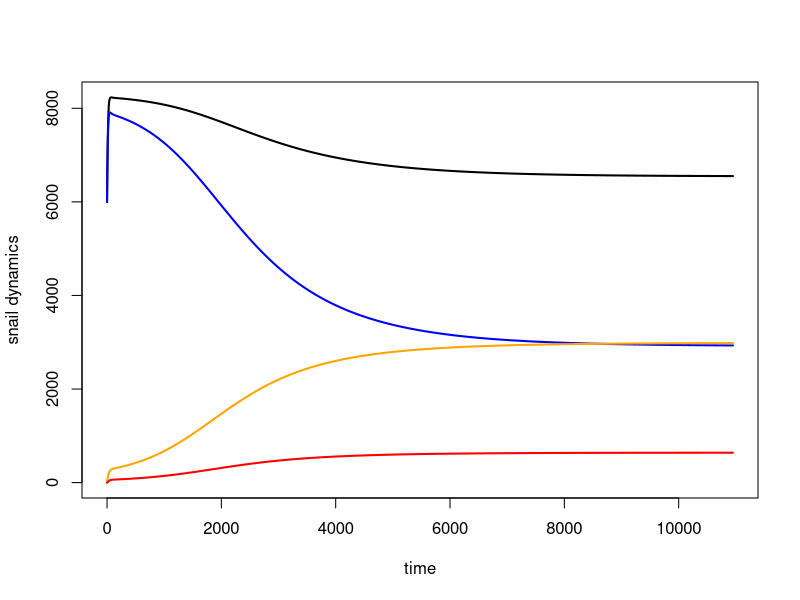
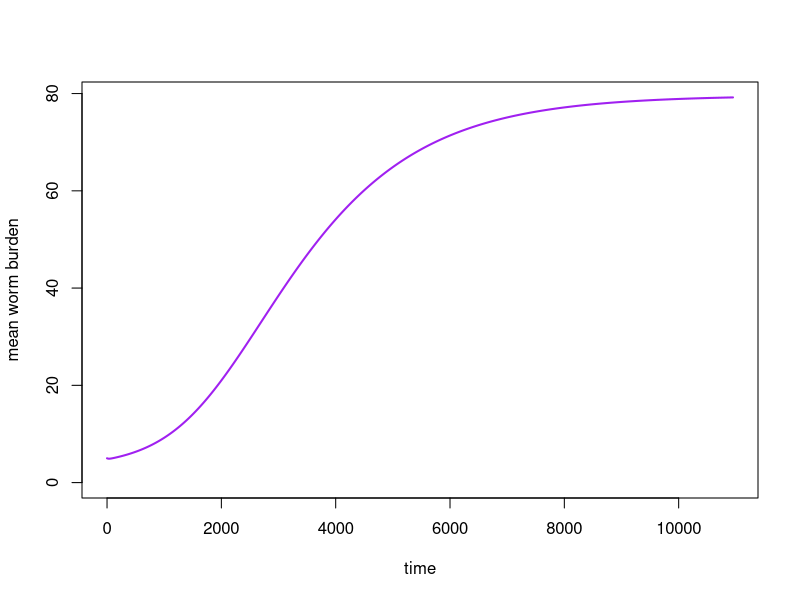
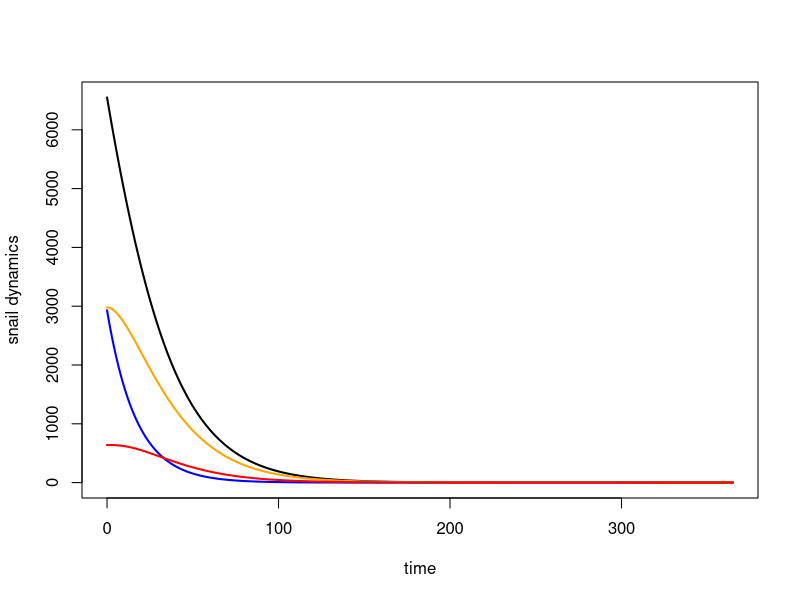
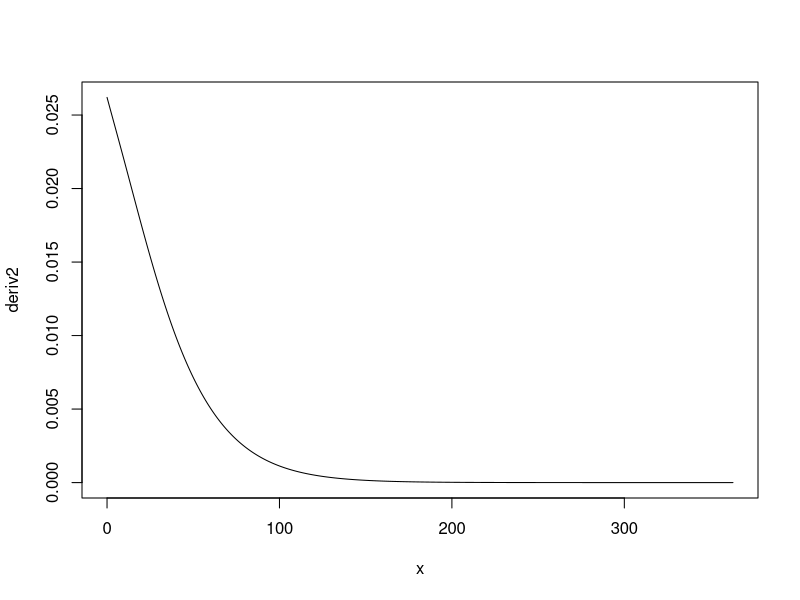

Here is the R script that generated these plots, in order:
require(deSolve)

snails = function(t, n, parameters){
  with(as.list(parameters),{
    
    S=n[1]
    E=n[2]
    I=n[3]
    W=n[4]
    
    N = S + E + I
    
    #mating function
    fx<-function(x, mean.worm = W, clump = k){
      (1-cos(x))/((1+((mean.worm/(clump+mean.worm))*cos(x)))^1+clump)
    }
    gamma = 1 - ((1-(W/(W+k)))^(1+k)/2*pi)*(integrate(fx, 0, 2*pi)$value)       
    
    mu_Nq = mu_N #*f(Q)
    phi_Nq = phi_N
    v_q = v
    pi_Mq = pi_M
    pi_Cq = pi_C
    theta_q = theta
    pred = 0
    
    #Schistosome larval concentration equations
    Wf = 0.5*W*H*gamma
    
    M = Wf*m*v_q*pi_Mq 
    
    C = theta_q*I*pi_Cq 
    
    dSdt= f_N*(1-N/(phi_Nq*A))*(S+z*E) - mu_Nq*S - pred*(S/A)^nn - beta*M*Om*S       #Susceptible snails
    
    dEdt= beta*M*S - mu_Nq*E - pred*(E/A)^nn - sigma*E                           #Exposed snails
    
    dIdt= sigma*E - mu_Nq*I - mu_I*I - pred*(I/A)^nn                             #Infected snails
    
    dWdt= lamda*Om*C - (mu_W+mu_H)*W                                      #mean worm burden in human population
    
    return(list(c(dSdt, dEdt, dIdt, dWdt)))
  })
}

area=200 #m^2
snstart = c(S=30*area, 
            E=0, 
            I=0, 
            W=5)

time = seq(0,365*30,1)

sparms=c(
  # Location parameters
  A = area,          # Area of site of interest, m^2
  H = 300,           # Human population at site of interest
  Om = 1,            # degree of overlap between water contamination, snail, and human habitats
  
  # Snail reproductive parameters
  f_N = 0.10,        # Birth rate of adult snails (snails/reproductive snail/day, including survival to detection - more like a recruitment rate); 
                     #   from Sokolow et al. 2015 
  phi_N = 50,        # Carrying capacity of snails (snails/m^2), from Sokolow et al. 2015
  z = 0.7,           # Fraction of exposed snails that reproduce
  
  # Snail mortality parameters
  mu_N = 1/60,        # Natural mortality rate of large snails (deaths/snail/day; assume mean lifespan = 60 days)
  mu_I = 1/10,        # Additional mortality rate of shedding snails as a result of infection, from Sokolow et al. 2015
  
  nn = 2,            # exponent of the Holling's type III functional response
  
  # miracidia parameters
  m = 432,           # Miracidial shedding rate per adult female worm assuming 0.36 eggs/mL urine and 1200 mL urine per person per day
  v = 0.084,         # Egg viability of S. haematobium (i.e. miracidia/egg)
  pi_M = 1,          # Miracidial infectivity parameter
  
  # cercariae parameters
  theta = 109,       # cercarial shedding rate in snails (cercariae/I-snail/day); Pfluger 1984
  pi_C = 1,          # cercarial infectivity parameter
  
  # transmission parameters
  beta = 1e-7,       # Human-to-snail infection probability in reference area (infected snails/miracidia/snail/day)
  sigma = 1/40,      # Latent period for exposed snails (infectious snails/exposed snail/day))
  lamda = 1e-6,      # Snail-to-human infection probability per cercaria
  k=0.2,             # Clumping parameter of negative binomial distribution of worms in humans
  
  # Schisto mortality parameters
  mu_W = 1/(3.3*365), # Natural mortality rate of adult worms in humans, assuming average lifespan of 3.3 years, from Sokolow et al. 2015
  mu_H = 1/(60*365)   # Natural mortality of humans (contributing to worm mortality), assuming average lifespan of 60 years, from Sokolow et al. 2015
)

soutput = as.data.frame(ode(snstart, time, snails, sparms))
  soutput$N = (soutput$S + soutput$E + soutput$I)
  
  plot(x = soutput$time, y = soutput$N, lwd=2, xlab = 'time', ylab = 'snail dynamics', 
       type = 'l', ylim = c(0, max(soutput$N)))
    lines(soutput$time, soutput$S, lwd=2, col = 'blue')
    lines(soutput$time, soutput$E, lwd=2, col = 'orange')
    lines(soutput$time, soutput$I, lwd=2, col = 'red')
  
  plot(x = soutput$time, y = soutput$W, lwd=2, xlab = 'time', ylab = 'mean worm burden', 
       type = 'l', col = 'purple', ylim = c(0, max(soutput$W)))
  
snstart2 = c(S=soutput[max(soutput$time),c(2)], 
             E=soutput[max(soutput$time),c(3)], 
             I=soutput[max(soutput$time),c(4)], 
             W=soutput[max(soutput$time),c(5)])  
  
#Halt reproduction and assess snail pop
  sparms['f_N'] = 0
  time2 = seq(0,365,1)
  
soutput2 = as.data.frame(ode(snstart2, time2, snails, sparms))
  soutput2$N = (soutput2$S + soutput2$E + soutput2$I)
  
  plot(x = soutput2$time, y = soutput2$N, lwd=2, xlab = 'time', ylab = 'snail dynamics', 
       type = 'l', ylim = c(0, max(soutput2$N)))
    lines(soutput2$time, soutput2$S, lwd=2, col = 'blue')
    lines(soutput2$time, soutput2$E, lwd=2, col = 'orange')
    lines(soutput2$time, soutput2$I, lwd=2, col = 'red')
    
# Calculate PDF f(t) = -dS(t)/dt (i.e. numerically approximate derivative of survival curve)
    vect = soutput2$N
    deriv = numeric(length(vect)-1)
    for (i in 1:(length(vect)-1)) {
      deriv[i] = vect[i] - vect[i+1]
    }
    
    deriv2 = deriv/soutput2$N[1]
    deriv2 = deriv2[-(length(deriv2))]
    sum(deriv2) 
    
    x = 0:(length(deriv2)-1)
    
    plot(x = x, y = deriv2, type = 'l')
    
    # Calculate life expectancy
    sum(x*deriv2)   #Mean life expectancy is about a month, that's what we want    
